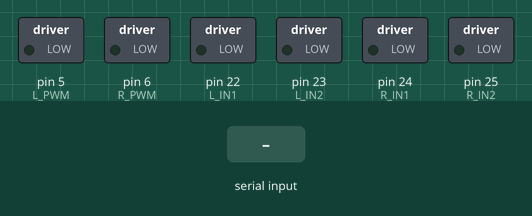
The sketch below on a simulated Arduino Mega 2560, built with avr-gcc and run on an emulated ATmega2560. On the bench: switched loads named in the sketch (green lamp = pin HIGH). The inputs (shaded band) are chosen by the test bench. What the sketch prints to the serial monitor is not drawn.

Above: at 1.2 s.
1.3 s: "M 120 -120\n" received over Serial
At 1.5 s:
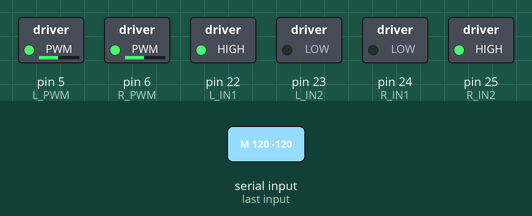
3.2 s: "90 45\n" received over Serial
4.7 s: "1\n" received over Serial
Timing chart, 0 to 7.7 s (numbered marks = the images above; inputs shaded):
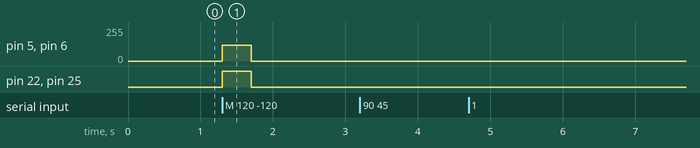

The sketch:

mega_motor_driver.ino
```cpp
/*
 * mega_motor_driver : Raspberry Pi  <->  Arduino Mega 2560  <->  H-bridge  <->  motors
 *
 * The Pi sends the wanted PWM of the LEFT and RIGHT side (the two motors of one side are wired
 * in parallel on one H-bridge channel). The Mega only drives the pins; speed control, odometry,
 * SLAM and navigation run on the Pi.
 *
 * Serial link: USB cable Pi <-> Mega, 115200 baud, text lines ending with '\n'.
 *   Pi -> Mega   "M <left> <right>"   PWM -255..255, the sign is the direction.  e.g. "M 120 -120"
 *                "S"                  stop both sides
 *                "P"                  ping, answer "PONG"
 *                "Z"                  reset the encoder counters (only if ENCODERS is 1)
 *   Mega -> Pi   "# mega_motor_driver ready"       once, after reset
 *                "T <ticks_left> <ticks_right>"    every 50 ms (only if ENCODERS is 1)
 *                "? <line>"                        for a line it could not understand
 *
 * Safety: if no valid "M" line arrives for WATCHDOG_MS, the motors stop (cable unplugged,
 * Pi crashed, ROS stopped...).
 *
 * >>> Edit the CONFIG section below to match YOUR wiring. <<<
 */
#include <Arduino.h>
#include <stdlib.h>

// ============================== CONFIG ==============================
// H-bridge type:
//   1 = EN + IN1 + IN2 per side   (L298N, L293D, TB6612, VNH2SP30 ...)
//   2 = RPWM + LPWM per side      (BTS7960 / IBT-2, DRV8871 ...), with optional R_EN/L_EN pins
#define DRIVER_TYPE 1

// LEFT side. Type 1: IN1, IN2 = direction pins, PWM = ENA (must be a PWM pin).
//            Type 2: PWM = RPWM (forward), PWM2 = LPWM (reverse); IN1/IN2 = R_EN/L_EN (set HIGH).
#define L_IN1   22
#define L_IN2   23
#define L_PWM   5      // Mega PWM pins: 2..13 and 44..46
#define L_PWM2  4      // only used by type 2

// RIGHT side
#define R_IN1   24
#define R_IN2   25
#define R_PWM   6
#define R_PWM2  7      // only used by type 2

// Safety: stop after this long without a valid "M" command
#define WATCHDOG_MS 400

// Optional wheel encoders (quadrature). 0 = no encoders (default).
#define ENCODERS 0
#define ENC_L_A 18     // must be an interrupt pin of the Mega: 2, 3, 18, 19, 20, 21
#define ENC_L_B 31
#define ENC_R_A 19
#define ENC_R_B 33
// ====================================================================

static unsigned long lastCmdMs = 0;
static bool stopped = true;
static char lineBuf[40];
static uint8_t lineLen = 0;

#if ENCODERS
static volatile long encL = 0, encR = 0;
static void isrL() { if (digitalRead(ENC_L_B)) encL++; else encL--; }
static void isrR() { if (digitalRead(ENC_R_B)) encR++; else encR--; }
static unsigned long lastTickMs = 0;
#endif

static void driveSide(uint8_t in1, uint8_t in2, uint8_t pwm, uint8_t pwm2, int duty) {
#if DRIVER_TYPE == 1
  (void)pwm2;
  if (duty > 0)      { digitalWrite(in1, HIGH); digitalWrite(in2, LOW);  analogWrite(pwm, duty); }
  else if (duty < 0) { digitalWrite(in1, LOW);  digitalWrite(in2, HIGH); analogWrite(pwm, -duty); }
  else               { digitalWrite(in1, LOW);  digitalWrite(in2, LOW);  analogWrite(pwm, 0); }
#else
  (void)in1; (void)in2;
  analogWrite(pwm,  duty > 0 ? duty : 0);
  analogWrite(pwm2, duty < 0 ? -duty : 0);
#endif
}

static void setMotors(int left, int right) {
  left  = constrain(left,  -255, 255);
  right = constrain(right, -255, 255);
  driveSide(L_IN1, L_IN2, L_PWM, L_PWM2, left);
  driveSide(R_IN1, R_IN2, R_PWM, R_PWM2, right);
  stopped = (left == 0 && right == 0);
}

static void handleLine(char* s) {
  while (*s == ' ') s++;
  if (*s == '\0') return;
  switch (*s) {
    case 'M': {
      char* p1;
      char* p2;
      long l = strtol(s + 1, &p1, 10);
      if (p1 == s + 1) break;
      long r = strtol(p1, &p2, 10);
      if (p2 == p1) break;
      setMotors((int)l, (int)r);
      lastCmdMs = millis();
      return;
    }
    case 'S':
      setMotors(0, 0);
      lastCmdMs = millis();
      return;
    case 'P':
      Serial.println("PONG");
      return;
    case 'Z':
#if ENCODERS
      noInterrupts(); encL = 0; encR = 0; interrupts();
#endif
      return;
    default:
      break;
  }
  Serial.print("? ");
  Serial.println(s);
}

void setup() {
  pinMode(L_IN1, OUTPUT); pinMode(L_IN2, OUTPUT); pinMode(L_PWM, OUTPUT);
  pinMode(R_IN1, OUTPUT); pinMode(R_IN2, OUTPUT); pinMode(R_PWM, OUTPUT);
#if DRIVER_TYPE == 2
  pinMode(L_PWM2, OUTPUT); pinMode(R_PWM2, OUTPUT);
  digitalWrite(L_IN1, HIGH); digitalWrite(L_IN2, HIGH);   // R_EN / L_EN
  digitalWrite(R_IN1, HIGH); digitalWrite(R_IN2, HIGH);
#endif
  setMotors(0, 0);
#if ENCODERS
  pinMode(ENC_L_A, INPUT_PULLUP); pinMode(ENC_L_B, INPUT_PULLUP);
  pinMode(ENC_R_A, INPUT_PULLUP); pinMode(ENC_R_B, INPUT_PULLUP);
  attachInterrupt(digitalPinToInterrupt(ENC_L_A), isrL, RISING);
  attachInterrupt(digitalPinToInterrupt(ENC_R_A), isrR, RISING);
#endif
  Serial.begin(115200);
  Serial.println("# mega_motor_driver ready");
  lastCmdMs = millis();
}

void loop() {
  while (Serial.available() > 0) {
    char c = (char)Serial.read();
    if (c == '\r') continue;
    if (c == '\n') {
      lineBuf[lineLen] = '\0';
      handleLine(lineBuf);
      lineLen = 0;
    } else if (lineLen < sizeof(lineBuf) - 1) {
      lineBuf[lineLen++] = c;
    } else {
      lineLen = 0;                       // line too long: drop it
    }
  }

  if (!stopped && (millis() - lastCmdMs) > WATCHDOG_MS) {
    setMotors(0, 0);                     // no command from the Pi: stop
  }

#if ENCODERS
  if (millis() - lastTickMs >= 50) {
    lastTickMs = millis();
    long l, r;
    noInterrupts(); l = encL; r = encR; interrupts();
    Serial.print("T "); Serial.print(l); Serial.print(' '); Serial.println(r);
  }
#endif
}
```

Measured:
- after the input at 1.3 s, pin 5 (L_PWM), pin 6 (R_PWM): 0/255 → 120/255 at once, → 0/255 0.40 s later; pin 22 (L_IN1), pin 25 (R_IN2): LOW → HIGH at once, → LOW 0.40 s later
- after the input at 3.2 s, every drawn part: stays the same
- after the input at 4.7 s, every drawn part: stays the same
